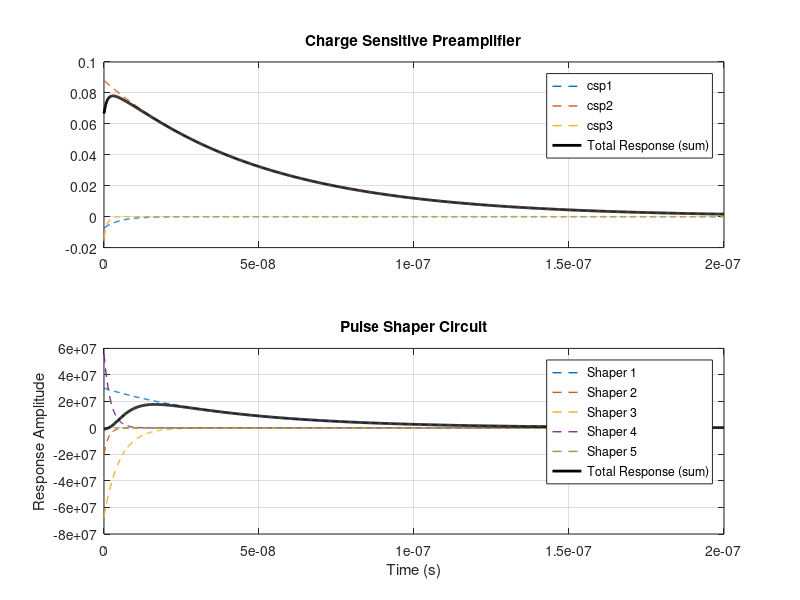

Source code (MATLAB): (Note: this script raises an error after producing the figure.)
clc
clear
close all

% ===================== Charge Sensitive Preamplifier (CSP) =====================
num_csp1 = [-7.4e-3];
den_csp1 = [1 2e8];

num_csp2 = [8.8e-2];
den_csp2 = [1 2e7];

num_csp3 = [-1.4e-2];
den_csp3 = [1 1e9];

csp1 = tf(num_csp1, den_csp1);
csp2 = tf(num_csp2, den_csp2);
csp3 = tf(num_csp3, den_csp3);

csp = csp1 + csp2 + csp3;

t = linspace(0, 0.2e-6, 1000);

[y_csp1, t] = impulse(csp1, t);
[y_csp2, ~] = impulse(csp2, t);
[y_csp3, ~] = impulse(csp3, t);
[y_csp , ~] = impulse(csp , t);

figure;
subplot(2, 1, 1)
plot(t, y_csp1, 'LineWidth', 1, LineStyle='--'); hold on;
plot(t, y_csp2, 'LineWidth', 1, LineStyle='--');
plot(t, y_csp3, 'LineWidth', 1, LineStyle='--');
plot(t, y_csp , 'k', 'LineWidth', 2);

legend('csp1', 'csp2', 'csp3', 'Total Response (sum)');
title('Charge Sensitive Preamplifier');
grid on;

% ===================== Pulse Shaper Circuit (PSC) =====================
num_shp1 = 3e7;
den_shp1 = [1 2.4e7];

num_shp2 = -2e7;
den_shp2 = [1 7.1e8];

num_shp3 = -6.7e7;
den_shp3 = [1 2e8];

num_shp4 = 5.6e7; 
den_shp4 = [1 4.7e8];

num_shp5 = -2e3; 
den_shp5 = [1, 2e3];

shp1 = tf(num_shp1, den_shp1);
shp2 = tf(num_shp2, den_shp2);
shp3 = tf(num_shp3, den_shp3);
shp4 = tf(num_shp4, den_shp4);
shp5 = tf(num_shp5, den_shp5);

shp = shp1 + shp2 + shp3 + shp4 + shp5;

[y_shp1, ~] = impulse(shp1, t);
[y_shp2, ~] = impulse(shp2, t);
[y_shp3, ~] = impulse(shp3, t);
[y_shp4, ~] = impulse(shp4, t);
[y_shp5, ~] = impulse(shp5, t);
[y_shp, ~] = impulse(shp, t);


subplot(2, 1, 2)
plot(t, y_shp1, 'LineWidth', 1, LineStyle='--'); hold on;
plot(t, y_shp2, 'LineWidth', 1, LineStyle='--');
plot(t, y_shp3, 'LineWidth', 1, LineStyle='--');
plot(t, y_shp4, 'LineWidth', 1, LineStyle='--');
plot(t, y_shp5, 'LineWidth', 1, LineStyle='--');
plot(t, y_shp, 'k', 'LineWidth', 2);

xlabel('Time (s)');
ylabel('Response Amplitude');
legend('Shaper 1', 'Shaper 2', 'Shaper 3', 'Shaper 4', 'Shaper 5', 'Total Response (sum)')
title('Pulse Shaper Circuit');
grid on;

% ===================== Convolution =====================
pulse_shp = csp * shp;

figure;
impulseplot(pulse_shp);
